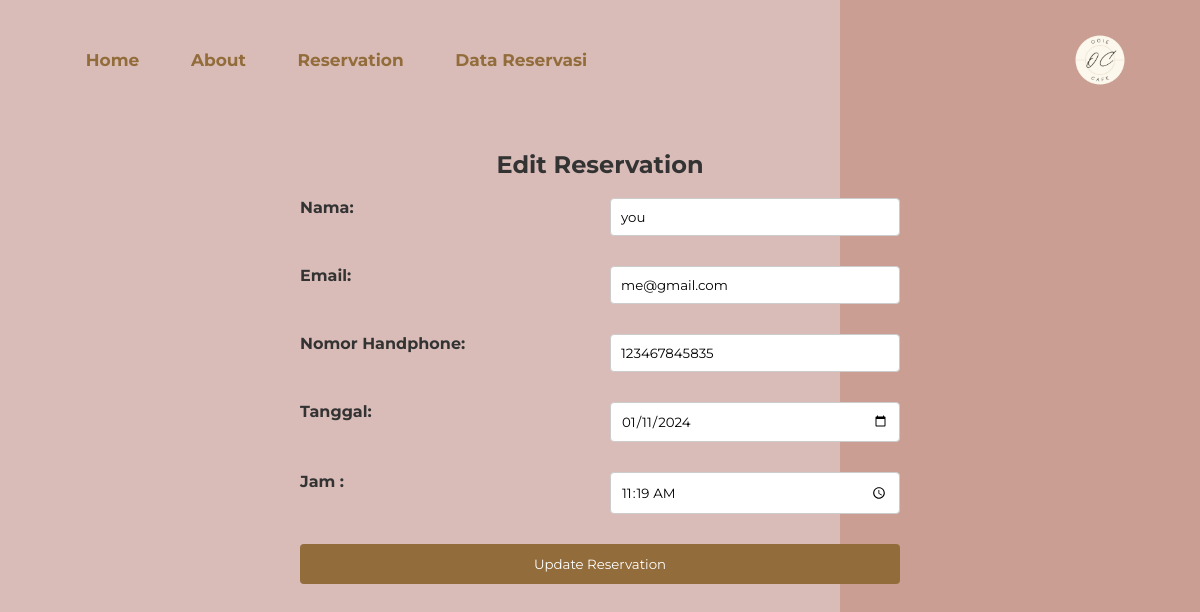
Page /edit_reservation_form.php?id=5 on the committed database.
### tables this page shows
CREATE TABLE `reservations` (
  `id` int(11) NOT NULL,
  `nama` varchar(100) NOT NULL,
  `email` varchar(100) NOT NULL,
  `phone` varchar(100) NOT NULL,
  `tanggal` date NOT NULL,
  `jam` time NOT NULL
);

### edit_reservation_form.php (the view, shortened to what this page needs)
<?php
include('koneksi.php');
if(isset($_GET['id'])) {
    $id = $_GET['id'];
    $query = "SELECT * FROM reservations WHERE id = $id";
    $result = $conn->query($query);
    if($result->num_rows > 0) {
        $row = $result->fetch_assoc();
        $nama = $row['nama'];
        $email = $row['email'];
        $phone = $row['phone'];
        $tanggal = $row['tanggal'];
        $jam = $row['jam'];
    } else {
        echo "Data tidak ditemukan.";
        exit();
    }
} else {
    echo "Invalid request.";
    exit();
}
?>
<!DOCTYPE html>
<html lang="en">
<head>
    <link rel="stylesheet" href="https://unpkg.com/swiper@8/swiper-bundle.min.css" />
    <link rel="stylesheet" href="https://use.fontawesome.com/releases/v5.15.4/css/all.css">
</head>
<body>
    <div class="container">
        <nav>
            <ul>
                <li><a href="index.php">Home</a></li>
                <li><a href="about.php">About</a></li>
                <li><a href="reservation.php">Reservation</a></li>
                <li><a href="edit_reservation.php">Data Reservasi</a></li>
            </ul>
            <img src="logo1.png" alt="">
        </nav>
        <h2>Edit Reservation</h2>
        <br>
        <form action="edit_reservation_form.php?id=<?php echo $id; ?>" method="post">
            <label for="nama">Nama:</label>
            <input type="text" name="nama" value="<?php echo $nama; ?>" required>
            <label for="email">Email:</label>
            <input type="email" name="email" value="<?php echo $email; ?>" required>
            <label for="phone">Nomor Handphone:</label>
            <input type="tel" name="phone" value="<?php echo $phone; ?>" required>
            <label for="tanggal">Tanggal:</label>
            <input type="date" name="tanggal" value="<?php echo $tanggal; ?>" required>
            <label for="jam">Jam :</label>
            <input type="time" name="jam" value="<?php echo $jam; ?>" required>
            <button type="submit" name="update">Update Reservation</button>
        </form>
    </div>
</body>
</html>

### edit_reservation_form.php (style rules this page uses)
* { padding: 0; margin: 0; font-family: 'Montserrat', sans-serif; }
body { font-family: 'Arial', sans-serif; background-color: #f8f8f8; margin: 0; padding: 0; }
.container { height: 100vh; width: 100%; background: linear-gradient(to right, #D9BCB8 70%, #CA9E93 30%); position: relative; overflow: hidden; }
nav { width: 90%; margin: auto; padding-top: 20px; display: flex; justify-content: space-between; align-items: center; }
nav img { max-width: 60%; height: auto; max-height: 80px; }
nav ul { display: flex; list-style-type: none; }
nav ul li { margin: 0 5px; }
nav ul a { text-decoration: none; padding: 0.3rem 1.3rem; font-size: 17px; font-weight: bold; color: #926c3a; position: relative; z-index: 1; }
nav ul a::after { content: ""; width: 0%; height: 100%; position: absolute; top: 0; left: 0px; border-radius: 20px; background-color: #CA9E93; z-index: -1; transition: 0.5s; }
h2 { text-align: center; color: #333; margin-top: 50px; }
form { width: 50%; margin: auto; display: grid; grid-template-columns: 1fr 1fr; gap: 20px; }
label { font-weight: bold; margin-bottom: 5px; color: #333; }
input { width: 100%; padding: 10px; box-sizing: border-box; border: 1px solid #ccc; border-radius: 4px; margin-bottom: 10px; }
button { grid-column: span 2; padding: 12px; background-color: #926c3a; color: #fff; border: none; border-radius: 4px; cursor: pointer; }

### rows in the picture
reservations: nama "you", email "me@gmail.com", phone "123467845835", tanggal "01/11/2024", jam "11:19:00"
